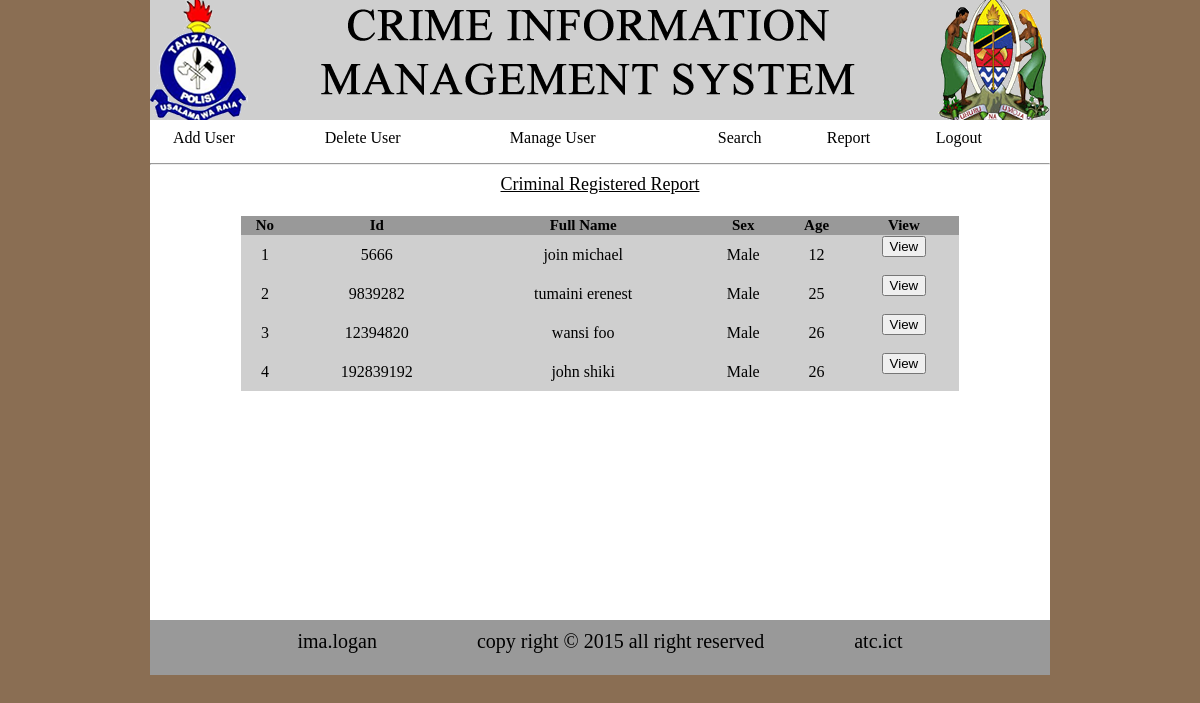
Page /admin/RegCriminalReport.php (signed in) on the committed database.
### tables this page shows
CREATE TABLE IF NOT EXISTS `criminal` (
  `id` int(50) NOT NULL auto_increment,
  `IDno` varchar(50) NOT NULL,
  `name` varchar(50) NOT NULL,
  `nickname` varchar(50) NOT NULL,
  `sex` text NOT NULL,
  `age` int(20) NOT NULL,
  `occupation` varchar(50) NOT NULL,
  `crimetype` varchar(50) NOT NULL,
  `adress` varchar(50) NOT NULL,
  `wanted` varchar(50) NOT NULL,
  `image1` varchar(900) NOT NULL,
  `image2` varchar(900) NOT NULL,
  `image3` varchar(900) NOT NULL,
  PRIMARY KEY  (`id`)
);

### admin/RegCriminalReport.php (the view, shortened to what this page needs)
<html>
<head>
<link rel="stylesheet" type="text/css" href="style.css">
</head>
<body>
      <div class="wrapper">
            <div class="header"> <img src="image/Logo.png" height="120px" width="900px">
            </div>
            <div class="content">
                  <div class="menu">
                        <table class="table">
                              <tr>
                                    <td><a href="add.php">Add User</a></td>
                                    <td><a href="delete.php">Delete User</a></td>
                                    <td><a href="index.php">Manage User</a></td>
                                    <td><a href="search.php">Search</a></td>
                                    <td><a href="report.php">Report</a></td>
                                    <td><a href="logout.php">Logout</a></td>
                              </tr>
                        </table>
            </div><hr>
            <div class="area1">
            <center><u>Criminal Registered Report</u></center><br>
                  <center><table  width="40%" class='search'>
                   <tr style='background-color: #999999'>
                   <th>No</th><th>Id</th><th>Full Name</th><th>Sex</th><th>Age</th><th>View</th>
                   </tr>
                  <?php
                   $query=mysql_query("SELECT * FROM `criminal`");
                   $count=0;
                   while($query_run=mysql_fetch_array($query)){
                   $id=$query_run['IDno'];
                   $name=$query_run['name'];
                   $age=$query_run['age'];
                   $sex=$query_run['sex'];
                   $count++;
                   echo"
                              <tr style='background-color:#CFCFCF'>
                                    <td><center>$count</center></td>
                                    <td><center>$id</center></td>
                                    <td><center>$name</center></td>
                                    <td><center>$sex</center></td>
                                    <td><center>$age</center></td>
                                    <td><center><form action='viewcriminalreport.php?id=$id' method='POST'>
                                    <button class='input' value='$id'>View</button></form></center></td>
                              </tr>
                        ";
                  }
                  ?>
                   </table></center>
            </div>
        </div>
            <div class="footer">ima.logan &nbsp;&nbsp;&nbsp;&nbsp;&nbsp;&nbsp;&nbsp;&nbsp;&nbsp;&nbsp;
                  &nbsp;&nbsp;&nbsp;&nbsp;&nbsp;&nbsp;&nbsp;&nbsp;copy right &copy 2015 all right reserved&nbsp;&nbsp;&nbsp;&nbsp;&nbsp;&nbsp;&nbsp;&nbsp;&nbsp;&nbsp;&nbsp;&nbsp;&nbsp;&nbsp;&nbsp;&nbsp;&nbsp;&nbsp;atc.ict
            </div>
      </div>
</body>
</html>

### admin/style.css (style rules this page uses)
body { background-color:#8A6E53; margin: 0; background-repeat: no-repeat; }
.wrapper { height: auto; width: 900px; margin: 0 auto; background-color: white; }
.header { color: #FFFFFF; background-color: #999999; height: 120px; text-align: center; font-size: 30px; }
.content { height:500px; }
.footer { background-color: #999999; width: 100%; height: 45px; color: black; text-align: center; font-size: 20px; padding-top: 10px; }
.menu { padding-left: 10px auto; height: 35px; }
.area1 { color: black; text-align: center; font-size: 18px; padding: 1px; }
.table { height: 35px; width: 100%; padding-left: 20px; }
a { color: black; text-decoration: none; }
.search { margin: 0px auto; width: 80%; border-spacing: 0px; }
.search tr th { font-size: 15px; }

### rows in the picture
criminal: IDno "5666", name "join michael", sex "Male", age "12"
criminal: IDno "9839282", name "tumaini erenest", sex "Male", age "25"
criminal: IDno "12394820", name "wansi foo", sex "Male", age "26"
criminal: IDno "192839192", name "john shiki", sex "Male", age "26"
